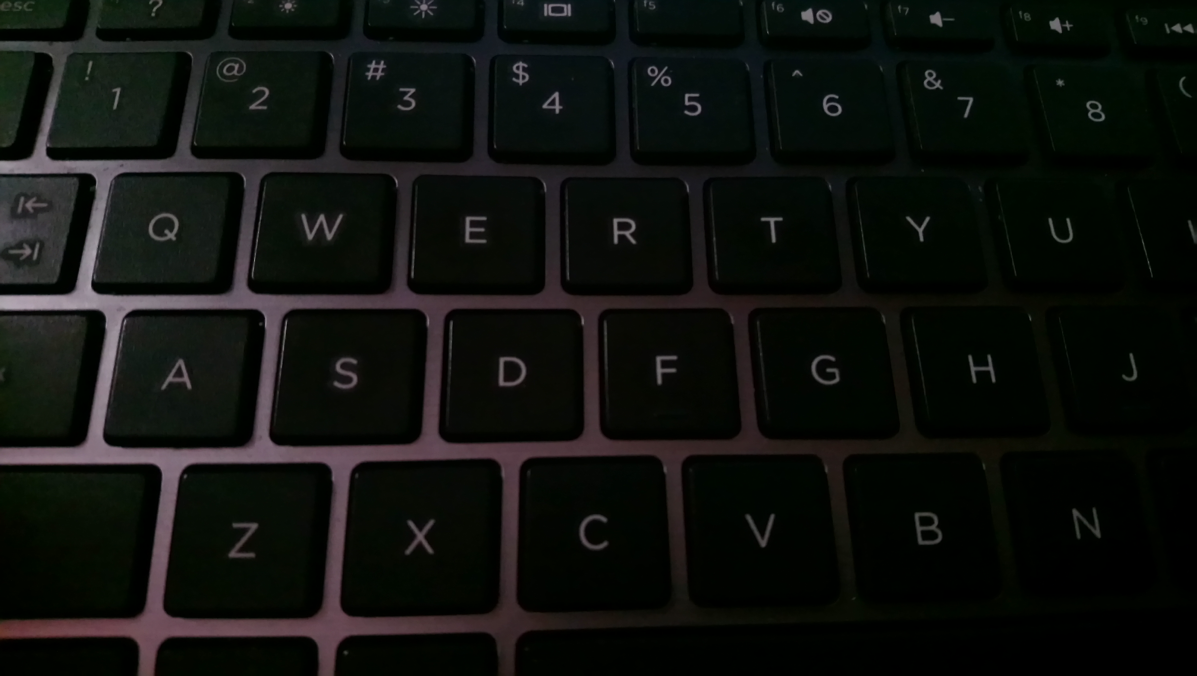
#> input picture traindata/sharp/testsharpimage.JPG, 5984 x 3376 px (shown at 1/5 size); its folder holds only this picture in this run
$ python train.py
#> lines starting #> are read from the running program, lines starting #| are printed output that depends on the picture
import numpy as np
from scipy.ndimage import variance
from skimage import io
from skimage.transform import resize
from skimage.color import rgb2gray
from skimage.filters import laplace
from skimage.filters import sobel
from sklearn.linear_model import LogisticRegression
import os, pickle

imgvariance = []
y = []

trainfolder = "traindata"

for folder in os.listdir(trainfolder):
    for filename in os.listdir(trainfolder + "/" + folder):
        if "sharp" in folder:
            label = 0
        elif "blurry" in folder:
            label = 1
        img = io.imread(os.path.join(trainfolder, folder, filename))
#> img is the input picture: shape (3376, 5984, 3); mean R, G, B 14.6, 17.1, 13.6
        img = resize(img, (480, 640))
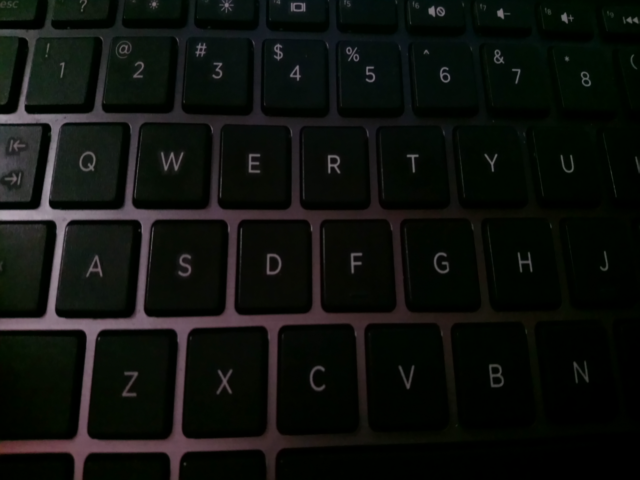
#> img: shape (480, 640, 3) float64; mean R, G, B 0.0574, 0.067, 0.0535
        img = rgb2gray(img)
#> img: shape (480, 640) float64
        laplace1 = laplace(img, ksize=3)
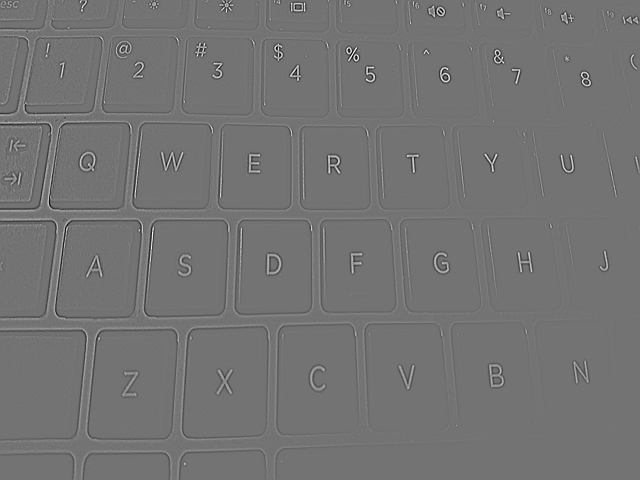
#> laplace1: shape (480, 640) float64; min -0.42, max 0.507, mean 3.06e-20; drawn with min black and max white
        variance1 = variance(laplace1)
#> variance1 = 0.00134
        imgvariance.append(variance1)
        y.append(label)


imgvariance = np.array(imgvariance).reshape(-1,1)
#> imgvariance = [0.00134]
y = np.array(y).reshape(-1,1)

classifier = LogisticRegression(max_iter=100)
#> (the run stopped early here; a loop or call above may not have finished)
